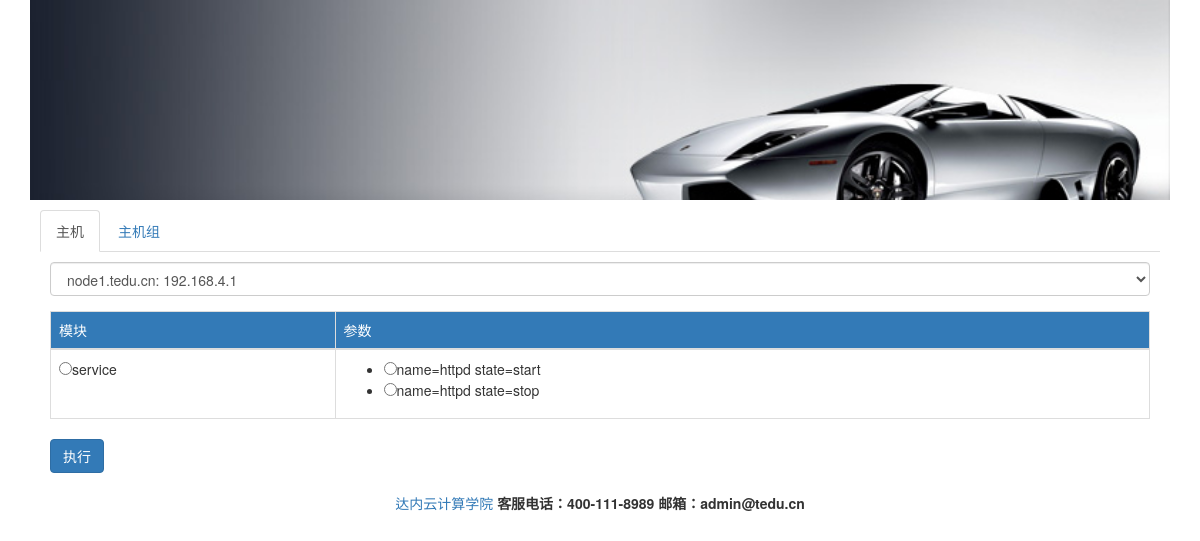
Before: /webansi/tasks/ with the older database file.
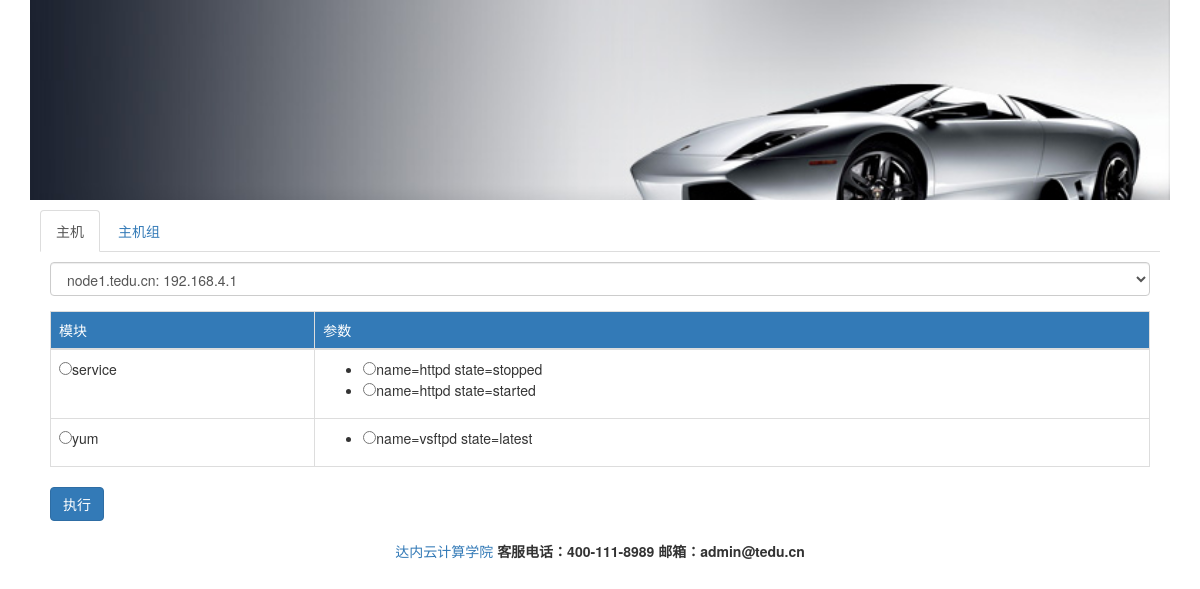
After: the same page with the newer database file.
### webansi/models.py (models this page shows, shortened)
class Module(models.Model):
    mod_name = models.CharField(max_length=50)
    def __str__(self):
        return self.mod_name

class Args(models.Model):
    mod_args = models.CharField(max_length=100)
    mod = models.ForeignKey(Module, on_delete=models.CASCADE)

### webansi/views.py (the view, shortened to what this page needs)
def tasks(request):
    hosts = list(Host.objects.all())
    groups = list(Group.objects.all())
    mod_info = {}
    mods = Module.objects.all()
    for m in mods:
        argss = []
        for args in m.args_set.all():
            argss.append(args.mod_args)
        mod_info[m] = argss
    result = {'hosts': hosts, 'groups': groups, 'mods': mods, 'args': args, 'mod_info': mod_info}
    return render(request, 'webansi/tasks.html', result)

### webansi/templates/webansi/tasks.html (shortened to what this page needs)
{% extends 'webansi/base.html' %}
{% block content %}
<ul class="nav nav-tabs">
    <li class="active"><a href="#hosts" data-toggle="tab">主机</a></li>
    <li><a href="#group" data-toggle="tab">主机组</a></li>
</ul>
<div class="tab-content" style="padding: 10px;">
    <div class="tab-pane fade in active" id="hosts">
        <form action="" role="form" method="post">
            <div class="form-group">
                <select class="form-control" name="ipaddr">
                    {% for host in hosts %}
                        <option value="{{ host.ipaddr }}">
                            {{ host.hostname }}: {{ host.ipaddr }}
                        </option>
                    {% endfor %}
                </select>
            </div>
            <table class="table table-bordered">
                <thead>
                <tr class="bg-primary">
                    <td>模块</td>
                    <td>参数</td>
                </tr>
                </thead>
                {% for mod, args in mod_info.items %}
                    <tr>
                        <td><input type="radio" name="module" value="{{ mod }}">{{ mod }}</td>
                        <td>
                            <ul>
                                {% for a in args %}
                                    <li><input type="radio" name="args" value="{{ a }}">{{ a }}</li>
                                {% endfor %}
                            </ul>
                        </td>
                    </tr>
                {% endfor %}
            </table>
            <input type="submit" class="btn btn-primary" value="执行">
        </form>
    </div>
</div>
{% endblock %}

### webansi/templates/webansi/base.html (shortened to what this page needs)
{% load staticfiles %}
<!DOCTYPE html>
<html lang="en">
<head>
    <link rel="stylesheet" href="{% static 'css/bootstrap.min.css' %}">
</head>
<body>
<div class="container">
    <div class="banner"></div>
    <div class="main">
        {% block content %}{% endblock %}
    </div>
    <div class="footer">
        <a href="http://linux.tedu.cn" target="_blank">达内云计算学院</a>
        <b>客服电话：400-111-8989 邮箱：admin@tedu.cn</b>
    </div>
</div>
</body>
</html>

Changed rows visible on the page:
removed Args: args "name=httpd state=start"
removed Args: args "name=httpd state=stop"
added Args: args "name=httpd state=stopped"
added Args: args "name=httpd state=started"
added Module: mod_name "yum"
added Args: args "name=vsftpd state=latest"
